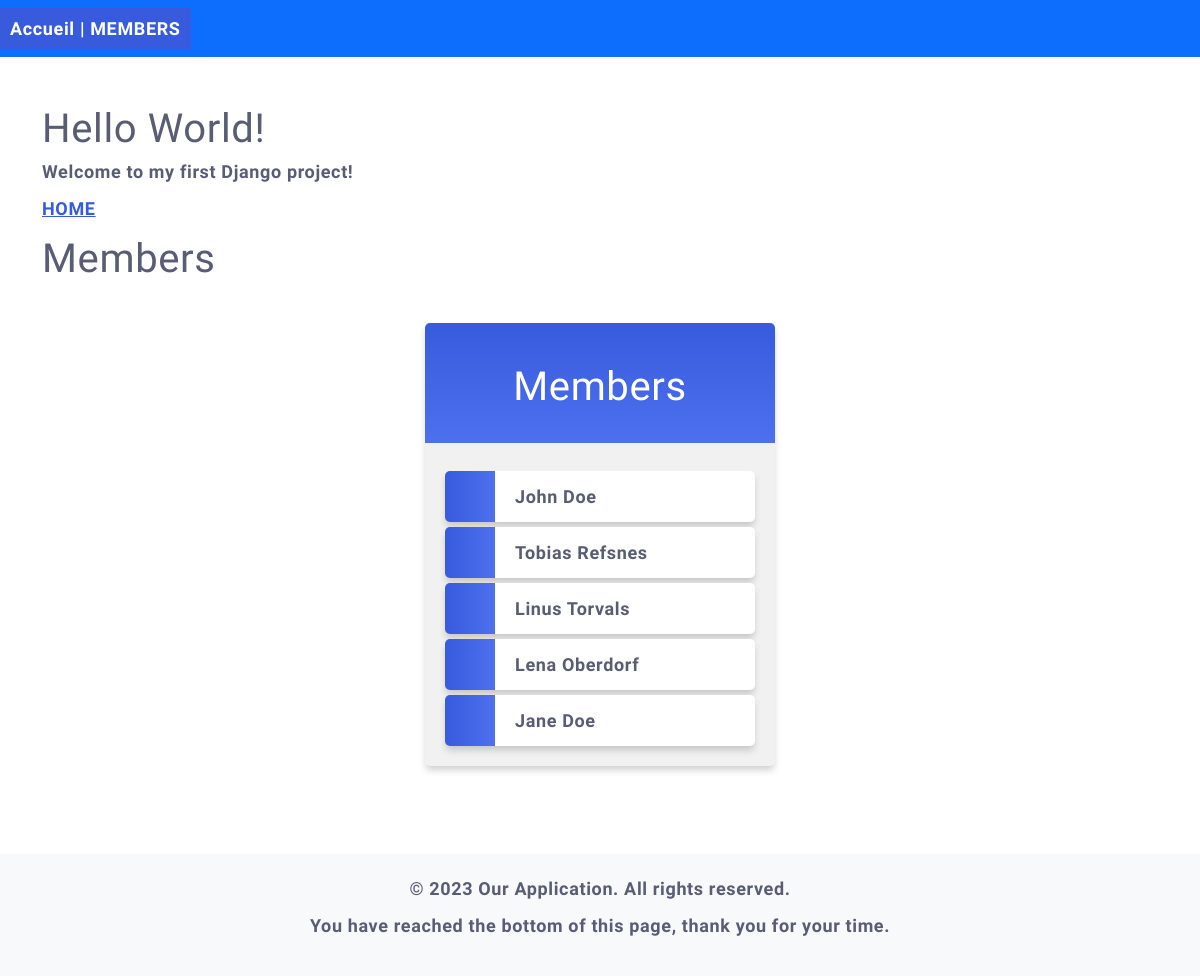
Before: /members/ with the older database file.
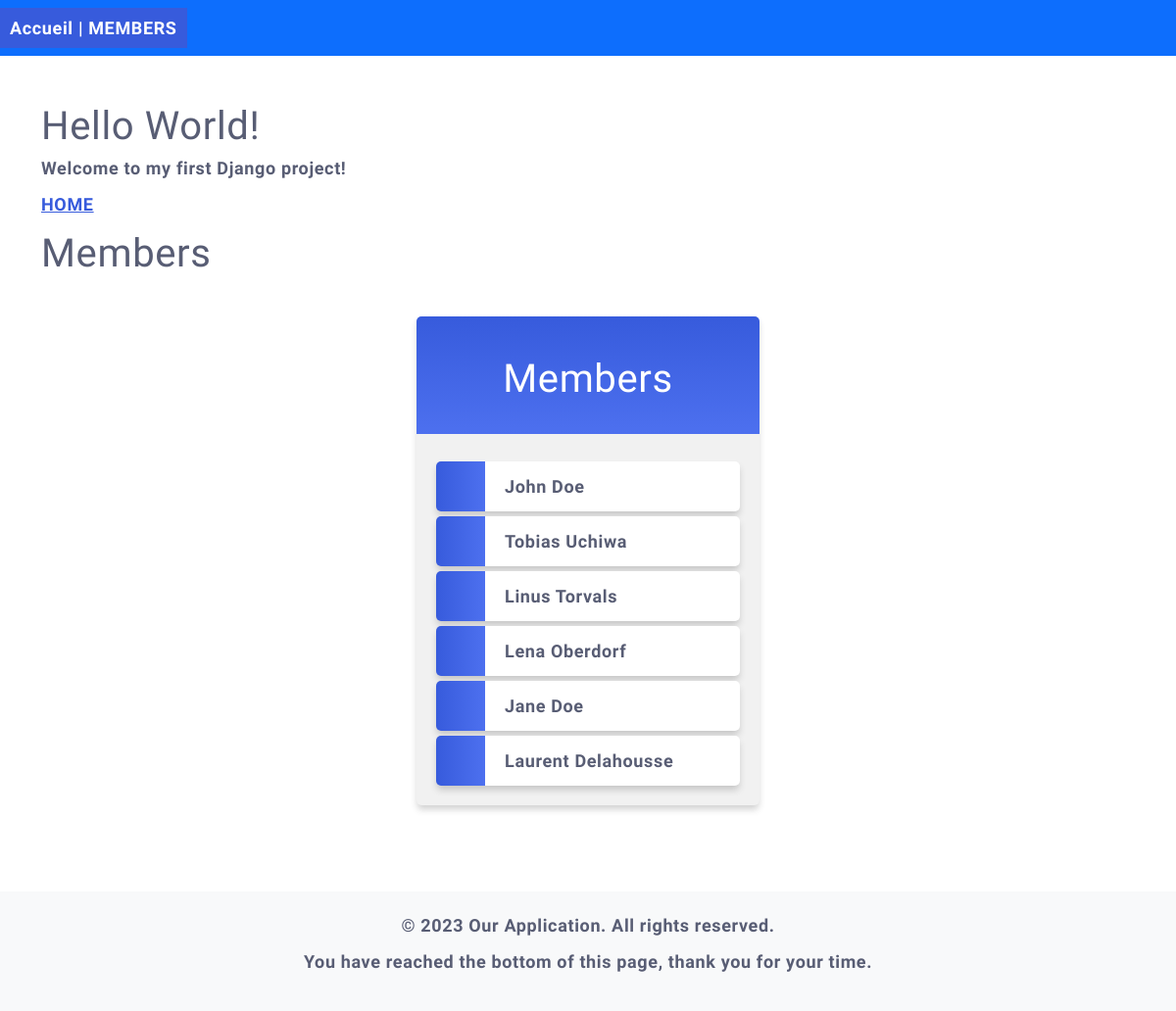
After: the same page with the newer database file.
### members/models.py (models this page shows, shortened)
class Member(models.Model):
  firstname = models.CharField(max_length=255)
  lastname = models.CharField(max_length=255)
  phone = models.IntegerField(null=True)
  joined_date = models.DateField(null=True)
  slug = models.SlugField(default="", null=False)

### members/views.py (the view)
# urls.py: path('', include('members.urls')),
def members(request):
  mymembers = Member.objects.all().values()
  template = loader.get_template('myfirst.html')
  context = {
    'mymembers': mymembers,
  }
  return HttpResponse(template.render(context, request))

### members/templates/myfirst.html (shortened to what this page needs)
{% extends "master.html" %}
{% block content %}
{% include "header.html" %}
  <div class="container py-5">
    <h1>Hello World!</h1>
    <p>Welcome to my first Django project!</p>
    <p><a href="/">HOME</a></p>
    <h1>Members</h1>
    <div class="mycard">
      <h1>Members</h1>
      <ul>
        {% for x in mymembers %}
          <li onclick="window.location = 'details/{{ x.slug }}'">{{ x.firstname }} {{ x.lastname }}</li>
        {% endfor %}
      </ul>
    </div>
  </div>
  {% include 'footer.html' %}
{% endblock content %}

Changed rows visible on the page:
changed Member "Tobias": lastname "Refsnes" → "Uchiwa"
added Member: firstname "Laurent", lastname "Delahousse"
